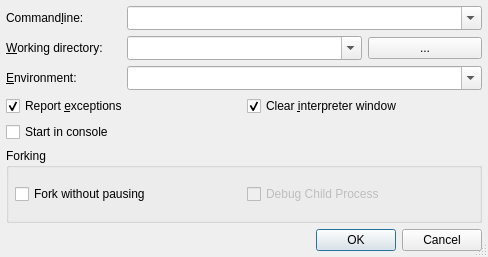
<?xml version="1.0" encoding="UTF-8"?>
<ui version="4.0">
 <class>StartRunDialog</class>
 <widget class="QDialog" name="StartRunDialog">
  <property name="geometry">
   <rect>
    <x>0</x>
    <y>0</y>
    <width>488</width>
    <height>257</height>
   </rect>
  </property>
  <property name="windowTitle">
   <string>Start running</string>
  </property>
  <property name="sizeGripEnabled">
   <bool>true</bool>
  </property>
  <layout class="QGridLayout" name="gridLayout">
   <item row="0" column="0">
    <widget class="QLabel" name="TextLabel1">
     <property name="text">
      <string>Command&amp;line:</string>
     </property>
     <property name="buddy">
      <cstring>cmdlineCombo</cstring>
     </property>
    </widget>
   </item>
   <item row="0" column="1" colspan="3">
    <widget class="QComboBox" name="cmdlineCombo">
     <property name="sizePolicy">
      <sizepolicy hsizetype="Expanding" vsizetype="Fixed">
       <horstretch>0</horstretch>
       <verstretch>0</verstretch>
      </sizepolicy>
     </property>
     <property name="toolTip">
      <string>Enter the commandline parameters</string>
     </property>
     <property name="whatsThis">
      <string>&lt;b&gt;Commandline&lt;/b&gt;
&lt;p&gt;Enter the commandline parameters in this field.&lt;/p&gt;</string>
     </property>
     <property name="editable">
      <bool>true</bool>
     </property>
     <property name="insertPolicy">
      <enum>QComboBox::InsertAtTop</enum>
     </property>
     <property name="sizeAdjustPolicy">
      <enum>QComboBox::AdjustToMinimumContentsLengthWithIcon</enum>
     </property>
     <property name="autoCompletion">
      <bool>true</bool>
     </property>
     <property name="duplicatesEnabled">
      <bool>false</bool>
     </property>
    </widget>
   </item>
   <item row="1" column="0">
    <widget class="QLabel" name="TextLabel2">
     <property name="text">
      <string>&amp;Working directory:</string>
     </property>
     <property name="buddy">
      <cstring>workdirCombo</cstring>
     </property>
    </widget>
   </item>
   <item row="1" column="1" colspan="2">
    <widget class="QComboBox" name="workdirCombo">
     <property name="sizePolicy">
      <sizepolicy hsizetype="Expanding" vsizetype="Fixed">
       <horstretch>0</horstretch>
       <verstretch>0</verstretch>
      </sizepolicy>
     </property>
     <property name="toolTip">
      <string>Enter the working directory</string>
     </property>
     <property name="whatsThis">
      <string>&lt;b&gt;Working directory&lt;/b&gt;
&lt;p&gt;Enter the working directory of the application to be debugged. Leave it empty to set the working directory to the executable directory.&lt;/p&gt;</string>
     </property>
     <property name="editable">
      <bool>true</bool>
     </property>
     <property name="insertPolicy">
      <enum>QComboBox::InsertAtTop</enum>
     </property>
     <property name="sizeAdjustPolicy">
      <enum>QComboBox::AdjustToMinimumContentsLengthWithIcon</enum>
     </property>
     <property name="autoCompletion">
      <bool>true</bool>
     </property>
     <property name="duplicatesEnabled">
      <bool>false</bool>
     </property>
    </widget>
   </item>
   <item row="1" column="3">
    <widget class="QPushButton" name="dirButton">
     <property name="toolTip">
      <string>Select directory using a directory selection dialog</string>
     </property>
     <property name="whatsThis">
      <string>&lt;b&gt;Select directory&lt;/b&gt;
&lt;p&gt;Select the working directory via a directory selection dialog.&lt;/p&gt;</string>
     </property>
     <property name="text">
      <string>...</string>
     </property>
    </widget>
   </item>
   <item row="2" column="0">
    <widget class="QLabel" name="textLabel1">
     <property name="text">
      <string>&amp;Environment:</string>
     </property>
     <property name="buddy">
      <cstring>environmentCombo</cstring>
     </property>
    </widget>
   </item>
   <item row="2" column="1" colspan="3">
    <widget class="QComboBox" name="environmentCombo">
     <property name="sizePolicy">
      <sizepolicy hsizetype="Expanding" vsizetype="Fixed">
       <horstretch>0</horstretch>
       <verstretch>0</verstretch>
      </sizepolicy>
     </property>
     <property name="toolTip">
      <string>Enter the environment variables to be set.</string>
     </property>
     <property name="whatsThis">
      <string>&lt;b&gt;Environment&lt;/b&gt;
&lt;p&gt;Enter the environment variables to be set for the program. The individual settings must be separated by whitespace and be given in the form 'var=value'. In order to add to an environment variable, enter it in the form 'var+=value'.&lt;/p&gt;
&lt;p&gt;Example: var1=1 var2=&quot;hello world&quot; var3+=&quot;:/tmp&quot;&lt;/p&gt;</string>
     </property>
     <property name="editable">
      <bool>true</bool>
     </property>
     <property name="insertPolicy">
      <enum>QComboBox::InsertAtTop</enum>
     </property>
     <property name="sizeAdjustPolicy">
      <enum>QComboBox::AdjustToMinimumContentsLengthWithIcon</enum>
     </property>
     <property name="autoCompletion">
      <bool>true</bool>
     </property>
     <property name="duplicatesEnabled">
      <bool>false</bool>
     </property>
    </widget>
   </item>
   <item row="3" column="0" colspan="2">
    <widget class="QCheckBox" name="exceptionCheckBox">
     <property name="toolTip">
      <string>Uncheck to disable exception reporting</string>
     </property>
     <property name="whatsThis">
      <string>&lt;b&gt;Report exceptions&lt;/b&gt;
&lt;p&gt;Uncheck this in order to disable exception reporting.&lt;/p&gt;</string>
     </property>
     <property name="text">
      <string>Report &amp;exceptions</string>
     </property>
     <property name="shortcut">
      <string>Alt+E</string>
     </property>
     <property name="checked">
      <bool>true</bool>
     </property>
    </widget>
   </item>
   <item row="3" column="2" colspan="2">
    <widget class="QCheckBox" name="clearShellCheckBox">
     <property name="toolTip">
      <string>Select to clear the display of the interpreter window</string>
     </property>
     <property name="whatsThis">
      <string>&lt;b&gt;Clear interpreter window&lt;/b&gt;&lt;p&gt;This clears the display of the interpreter window before starting the debug client.&lt;/p&gt;</string>
     </property>
     <property name="text">
      <string>Clear &amp;interpreter window</string>
     </property>
     <property name="checked">
      <bool>true</bool>
     </property>
    </widget>
   </item>
   <item row="4" column="0">
    <widget class="QCheckBox" name="consoleCheckBox">
     <property name="toolTip">
      <string>Select to start the debugger in a console window</string>
     </property>
     <property name="whatsThis">
      <string>&lt;b&gt;Start in console&lt;/b&gt;
&lt;p&gt;Select to start the debugger in a console window. The console command has to be configured on the Debugger-&amp;gt;General page&lt;/p&gt;</string>
     </property>
     <property name="text">
      <string>Start in console</string>
     </property>
    </widget>
   </item>
   <item row="5" column="0" colspan="4">
    <widget class="QGroupBox" name="groupBox">
     <property name="title">
      <string>Forking</string>
     </property>
     <layout class="QHBoxLayout" name="horizontalLayout">
      <item>
       <widget class="QCheckBox" name="forkModeCheckBox">
        <property name="toolTip">
         <string>Select to go through the fork without asking</string>
        </property>
        <property name="whatsThis">
         <string>&lt;b&gt;Fork without pausing&lt;/b&gt;
&lt;p&gt;Select to go through the fork without asking making the forking decision based on the Parent/Child selection.&lt;/p&gt;</string>
        </property>
        <property name="text">
         <string>Fork without pausing</string>
        </property>
       </widget>
      </item>
      <item>
       <widget class="QCheckBox" name="forkChildCheckBox">
        <property name="enabled">
         <bool>false</bool>
        </property>
        <property name="toolTip">
         <string>Select to debug the child process after forking</string>
        </property>
        <property name="whatsThis">
         <string>&lt;b&gt;Debug Child Process&lt;/b&gt;
&lt;p&gt;Select to debug the child process after forking. If it is not selected, the parent process will be debugged. This has no effect, if forking without pausing is not selected.&lt;/p&gt;</string>
        </property>
        <property name="text">
         <string>Debug Child Process</string>
        </property>
       </widget>
      </item>
     </layout>
    </widget>
   </item>
   <item row="6" column="0" colspan="4">
    <widget class="QDialogButtonBox" name="buttonBox">
     <property name="orientation">
      <enum>Qt::Horizontal</enum>
     </property>
     <property name="standardButtons">
      <set>QDialogButtonBox::Cancel|QDialogButtonBox::Ok</set>
     </property>
    </widget>
   </item>
  </layout>
 </widget>
 <layoutdefault spacing="6" margin="6"/>
 <pixmapfunction>qPixmapFromMimeSource</pixmapfunction>
 <tabstops>
  <tabstop>cmdlineCombo</tabstop>
  <tabstop>workdirCombo</tabstop>
  <tabstop>dirButton</tabstop>
  <tabstop>environmentCombo</tabstop>
  <tabstop>exceptionCheckBox</tabstop>
  <tabstop>clearShellCheckBox</tabstop>
  <tabstop>consoleCheckBox</tabstop>
  <tabstop>forkModeCheckBox</tabstop>
  <tabstop>forkChildCheckBox</tabstop>
  <tabstop>buttonBox</tabstop>
 </tabstops>
 <resources/>
 <connections>
  <connection>
   <sender>buttonBox</sender>
   <signal>accepted()</signal>
   <receiver>StartRunDialog</receiver>
   <slot>accept()</slot>
   <hints>
    <hint type="sourcelabel">
     <x>40</x>
     <y>247</y>
    </hint>
    <hint type="destinationlabel">
     <x>34</x>
     <y>150</y>
    </hint>
   </hints>
  </connection>
  <connection>
   <sender>buttonBox</sender>
   <signal>rejected()</signal>
   <receiver>StartRunDialog</receiver>
   <slot>reject()</slot>
   <hints>
    <hint type="sourcelabel">
     <x>159</x>
     <y>247</y>
    </hint>
    <hint type="destinationlabel">
     <x>150</x>
     <y>148</y>
    </hint>
   </hints>
  </connection>
  <connection>
   <sender>forkModeCheckBox</sender>
   <signal>toggled(bool)</signal>
   <receiver>forkChildCheckBox</receiver>
   <slot>setEnabled(bool)</slot>
   <hints>
    <hint type="sourcelabel">
     <x>85</x>
     <y>193</y>
    </hint>
    <hint type="destinationlabel">
     <x>283</x>
     <y>189</y>
    </hint>
   </hints>
  </connection>
 </connections>
</ui>
